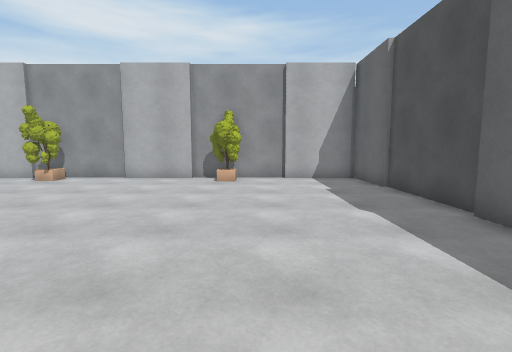
[1] (above)

18 first-person views from a walk through a 3-D level made in the Unity game engine. The camera is 1.4 m above the floor, tilts 6° down and sees 85° across. The floor is counted in squares, 1 m on a side. Each view is taken from the middle of a square. On the plan, view 1 faces up. The plan holds only what a view shows up to about 14 squares ahead; the rest is blank. The player character is not drawn. Some surface patterns are stand-ins.

[2]
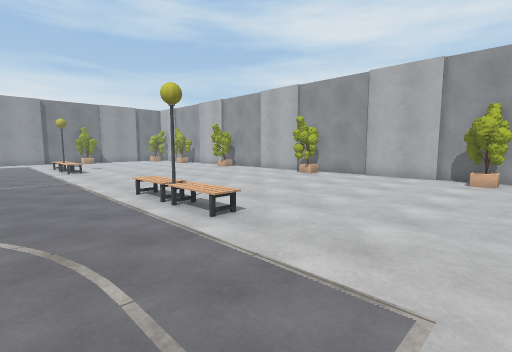

[3]
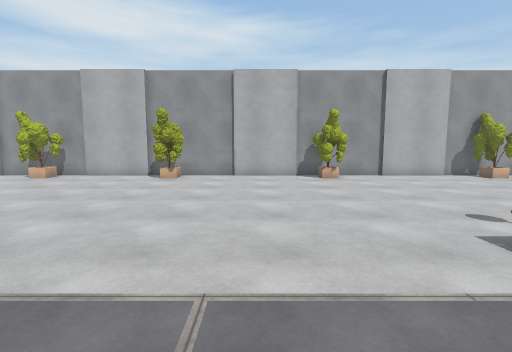

[4]
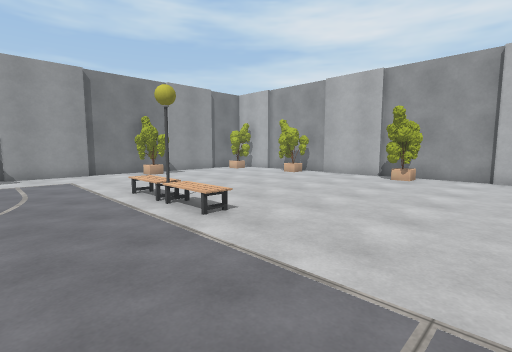

[5]
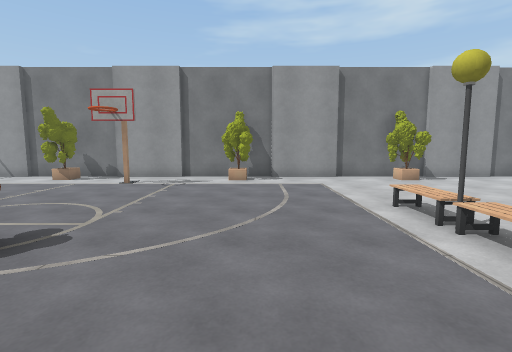

[6]
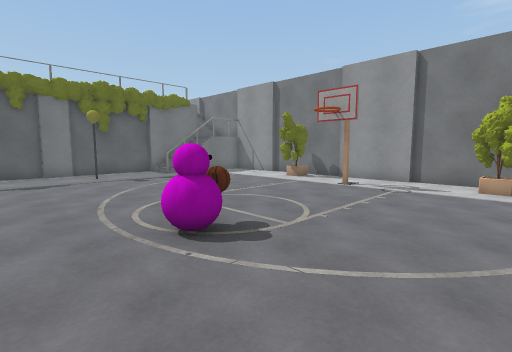

[7]
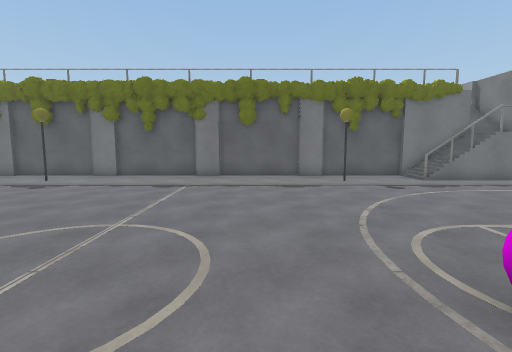

[8]
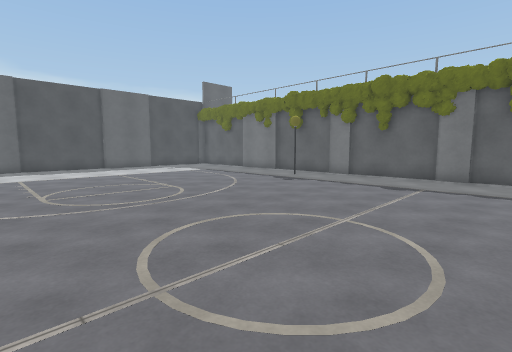

[9]
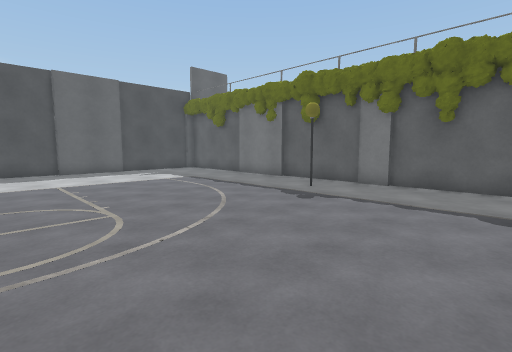

[10]
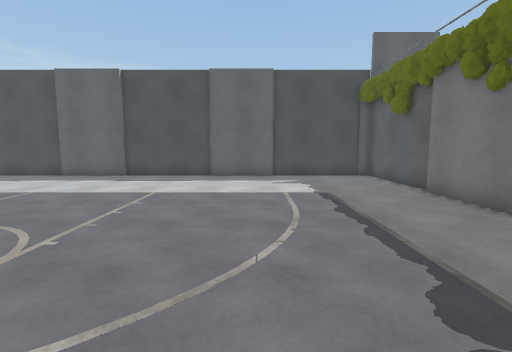

[11]
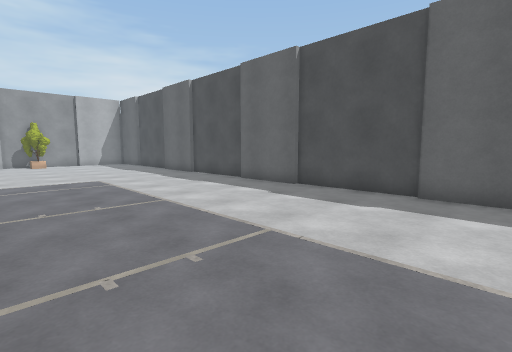

[12]
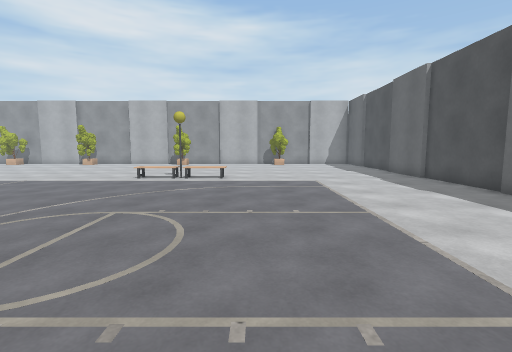

[13]
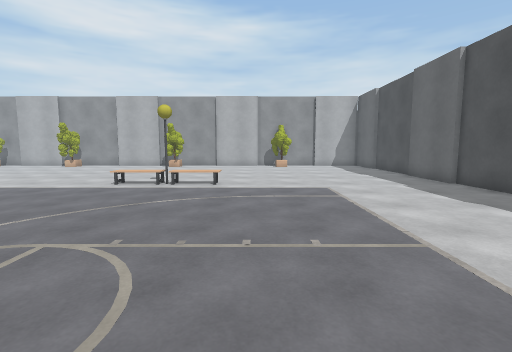

[14]
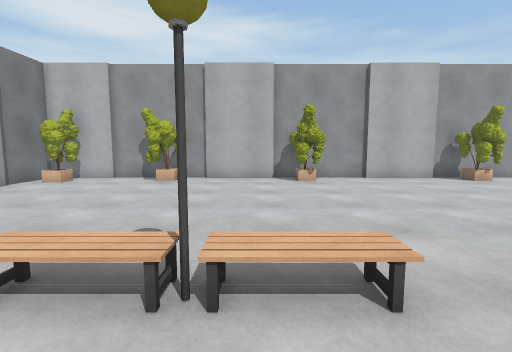

[15]
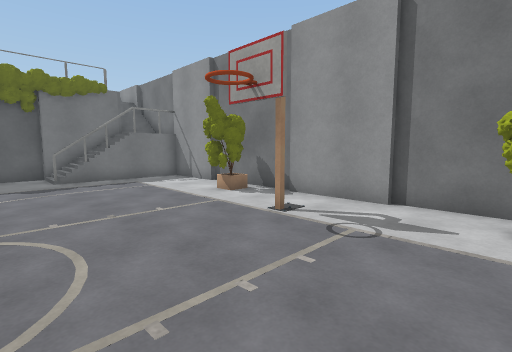

[16]
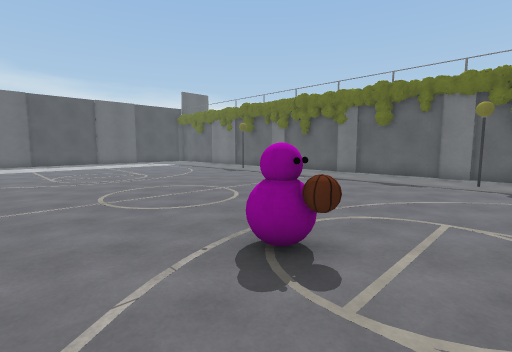

[17]
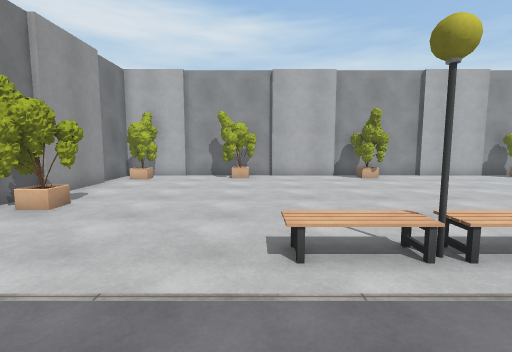

[18]
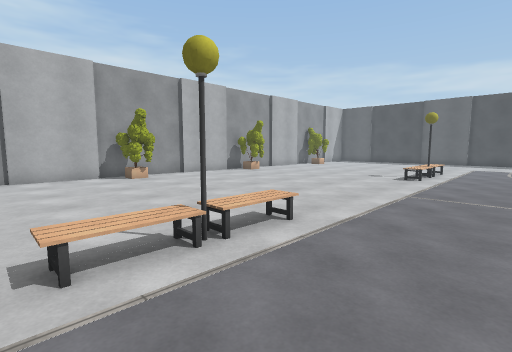

### Floor plan
Points are (right, up) in squares from view 1. A wall is a line through its corners. A room is listed if a view was taken in it or the views show most of it. See-through windows are left out.
Room 1 (views 1, 2, 3, 4, 5, 6, 7, 8, 9, 10, 11, 12, 13, 14, 15, 16, 17, 18)
walls: (-13.4, -16.3) (-12.1, -16.3); (-10, 12.5) (-13.1, 12.5); (-8.4, -16.3) (-7.2, -16.3); (-12.1, -16.5) (-8.2, -16.5); (-13, 12.7) (-17.2, 12.7); (-7.1, -16.5) (-3.6, -16.5); (-13.9, -16.8) (-8.4, -16.8); (-5.8, 12.7) (-10.1, 12.7); (4.6, -1.6) (4.6, 2.6); (4.4, -4.8) (4.4, -1.6); (-17, -16.5) (-13.2, -16.5); (-17.1, 12.5) (-20.2, 12.5); (-18.2, -16.3) (-17, -16.3); (4.4, 2.5) (4.4, 5.6); (-26.9, -4.4) (-26.9, -7.5); (-3.5, -16.3) (-0.4, -16.3); (-27.2, -0.2) (-27.2, -4.5); (-26.9, 2.8) (-26.9, -0.4); (-2.8, 12.5) (-5.9, 12.5); (-19.1, -16.8) (-16, -16.8); (4.6, -8.9) (4.6, -4.6); (-27.2, -7.5) (-27.2, -11.6); (-20.1, 12.7) (-24.5, 12.7); (-23.1, -14.4) (-22.7, -14.7); (4.6, 5.8) (4.6, 9.8); (-24, -14.4) (-22.1, -14.7); (-24, -14.6) (-22.2, -14.3); (-0.1, -16.5) (4.5, -16.5); (-22, -16.5) (-18.2, -16.5); (4.4, -11.9) (4.4, -8.8); (-26.9, -11.5) (-26.9, -14.5) (-24.9, -14.5); (-27.2, 7) (-27.2, 2.8); (-25, -14.4) (-24, -14.5); (-25, -14.6) (-23.8, -14.4) (-23.4, -14.7); (1.4, 12.7) (-2.9, 12.7); (4.4, 9.6) (4.4, 12.5) (1.2, 12.5); (-24.4, 12.5) (-27.2, 12.5) (-27.2, 10); (-26.9, 10) (-26.9, 6.9); (4.6, -16.1) (4.6, -11.8); (4.4, -17.5) (4.4, -16)
objects: other object (-26, -10) to (-25, -9); other object (-26, -2) to (-25, -1); other object (-26, 5) to (-25, 6); other object (-26, 11) to (-25, 12); other object (-25, -6); other object (-22, 11) to (-21, 12); other object (-18, -5); other object (-17, -5); other object (-16, 11) to (-15, 12); other object (-9, 11) to (-8, 12); other object (-2, 11) to (-1, 12)

Positions as (right, up) in squares from view 1, and headings:
1: (0, 0), facing up
2: (0, -1), facing up-left
3: (-12, -1), facing up
4: (-12, -1), facing up-left
5: (-14, -1), facing left
6: (-15, -1), facing down-left
7: (-15, -3), facing down
8: (-15, -3), facing down-right
9: (-12, -6), facing down-right
10: (-9, -11), facing right
11: (-4, -11), facing up-right
12: (-3, -10), facing up
13: (-3, -8), facing up
14: (-18, 0), facing up
15: (-20, -2), facing down-left
16: (-20, -2), facing down-right
17: (-21, -1), facing up
18: (-21, -1), facing up-right
